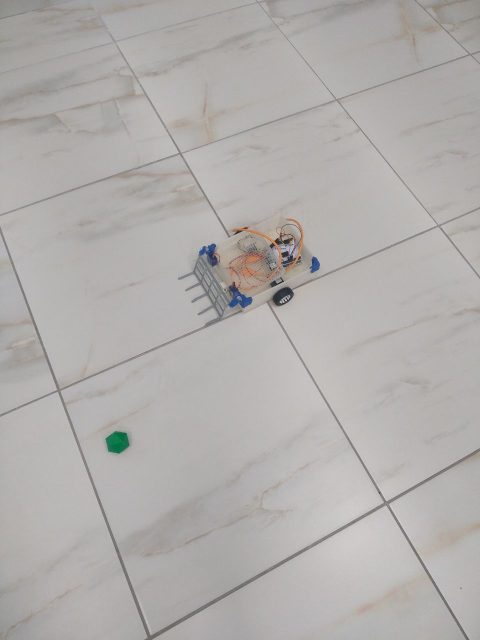
#> input picture image/4.jpg, 960 x 1280 px, given in place of the camera (shown at 1/2 size)
$ python scearcher.py
#> lines starting #> are read from the running program, lines starting #| are printed output that depends on the picture; after the words box and inside, x2 and y2 are one past the last pixel; in counts of white or black regions, pixels touching at a corner belong together
import numpy as np
import cv2
from imutils.video import VideoStream
import sys
from math import sqrt

filename = 'C:/Users/User/Rover-Trasher/image/1.jpg'
corners = []
while True:
    vs = VideoStream(0)
    img = vs.read()
#> img is the input picture: shape (1280, 960, 3); mean B, G, R 171.7, 173.9, 176.7
    hsv = cv2.cvtColor(img, cv2.COLOR_BGR2HSV )
#> hsv: shape (1280, 960, 3); mean H, S, V 26.2, 8.4, 177
    hsv_min = np.array((9, 62, 170), np.uint8)
    hsv_max = np.array((23, 101, 255), np.uint8)
    img = cv2.inRange(hsv, hsv_min, hsv_max)
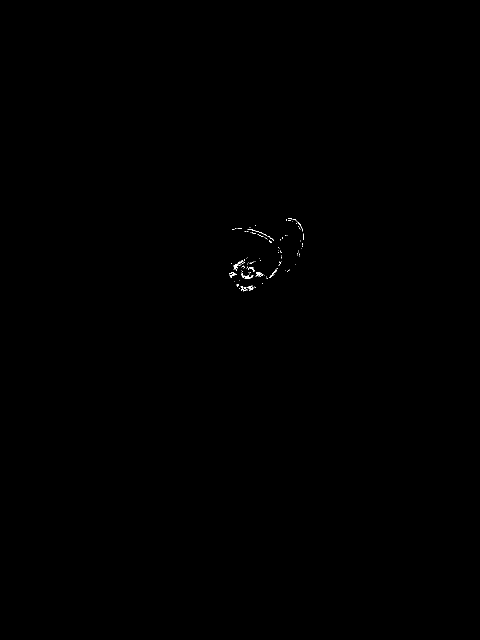
#> img: shape (1280, 960) (shown at 1/2 size); 0.07% white in thin lines or dots, all inside (x1, y1, x2, y2) = (458, 437, 607, 583)
    cv2.imshow('result', img)

    ch = cv2.waitKey(5)
#> (key Esc is pressed here)
    if ch == 27:
        cv2.imwrite(filename, img)
        print("saved")
        break

#img = cv2.imread("./image/1.jpg")
corners = []
def coords_corner(x1, y1, x2, y2, i_left, i_right, j_left, j_right):
    global img
    for i in range(i_left, i_right):
        for j in range(j_left, j_right):
            if int(img[j][i][0]) == 255:
                if i < x1 and j < y1:
                    x1 = i
                    y1 = j
                elif i > x2 and j > y2:
                    x2 = i
                    y2 = j
    corners.append((x1 + abs(x1 - x2), y1 + abs(y1 - y2)))
    img = cv2.line(img, (x1,y1), (x2,y2), (255,0,0), 5)

img = cv2.imread(filename)
#> img: shape (1280, 960, 3); min 0, max 255, mean 0.2
coords_corner(10000, 10000, 0, 0, 0, 320, 0, 240)  # левый верхний
coords_corner(10000, 10000, 0, 0, 320, 640, 0, 240)  # Правый верхний
coords_corner(10000, 10000, 0, 0, 0, 320, 240, 480)  # Левый нижний
#> in coords_corner (call 3), `img = cv2.line(img, (x1,y1), (x2,y2), (255,0,0), 5)`: img: shape (1280, 960, 3); mean B, G, R 2, 0.2, 0.2
coords_corner(10000, 10000, 0, 0, 320, 640, 240, 480)  # правый нижний
#> call 4 of coords_corner, with x1 = 10000, y1 = 10000, x2 = 0, y2 = 0, i_left = 320, i_right = 640, j_left = 240, j_right = 480
#> in coords_corner (call 4), `img = cv2.line(img, (x1,y1), (x2,y2), (255,0,0), 5)`:
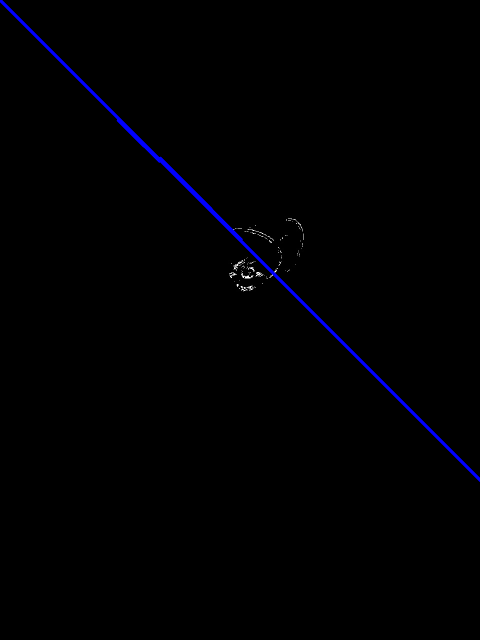
#> img: shape (1280, 960, 3) (shown at 1/2 size); mean B, G, R 2.2, 0.2, 0.2
#img = cv2.line(img, (corners[0][0], corners[0][1]), (corners[2][0], corners[2][1]), (0,0,255), 1)
#img = cv2.line(img, (corners[1][0], corners[1][1]), (corners[3][0], corners[3][1]), (0,0,255), 1)

img = vs.read()
hsv = cv2.cvtColor(img, cv2.COLOR_BGR2HSV )
hsv_min = np.array((35, 83, 76), np.uint8)
hsv_max = np.array((90, 255, 255), np.uint8)
img = cv2.inRange(hsv, hsv_min, hsv_max)
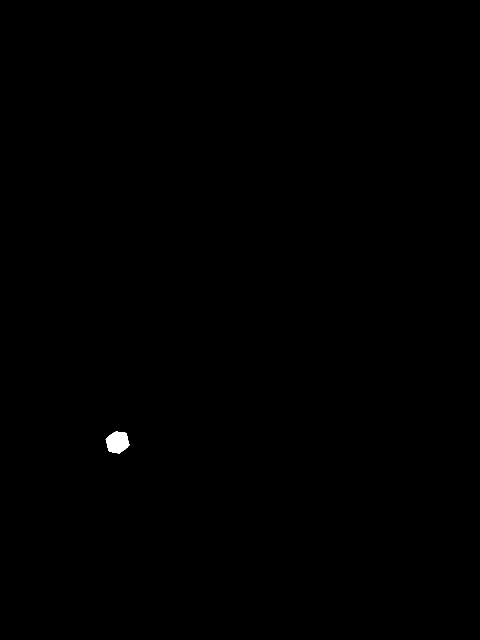
#> img: shape (1280, 960) (shown at 1/2 size); 0.13% white; 1 white region, box (x1, y1, x2, y2) and area: (211, 863, 259, 907) 1557
cv2.imwrite(filename, img)
img = cv2.imread(filename)
#> img: shape (1280, 960, 3); min 0, max 255, mean 0.3


w, h = (4, 5)  # i, j
points = []
line_up = abs(corners[0][0] - corners[1][0]) // w
line_down = abs(corners[2][0] - corners[3][0]) // w
y_lines = [corners[0][1]]
x_up = [corners[0][0] + line_up * i for i in range(w + 1)]
x_down = [corners[2][0] + line_down * i for i in range(w + 1)]
points.append(x_up)
for i in range(w + 1):
    img = cv2.line(img, (x_up[i], corners[0][1]), (x_down[i], corners[2][1]), (0,0,255), 1)
#> this loop made 5 passes
#> pass 1, `img = cv2.line(img, (x_up[i], corners[0][1]), (x_down[i], corners[2][1..`:
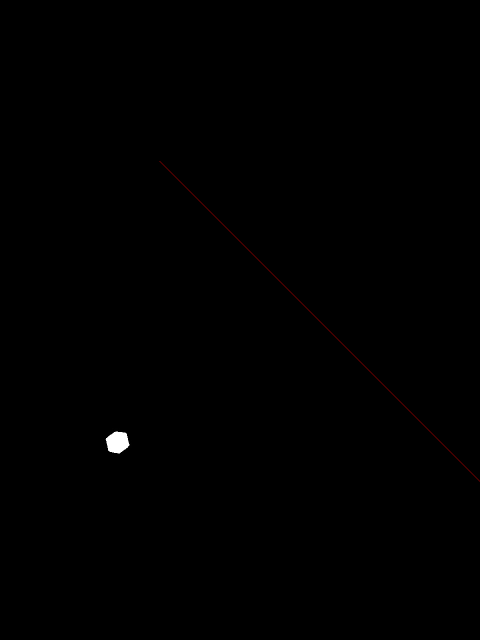
#> img: shape (1280, 960, 3) (shown at 1/2 size); mean B, G, R 0.3, 0.3, 0.5
#> pass 2, `img = cv2.line(img, (x_up[i], corners[0][1]), (x_down[i], corners[2][1..`:
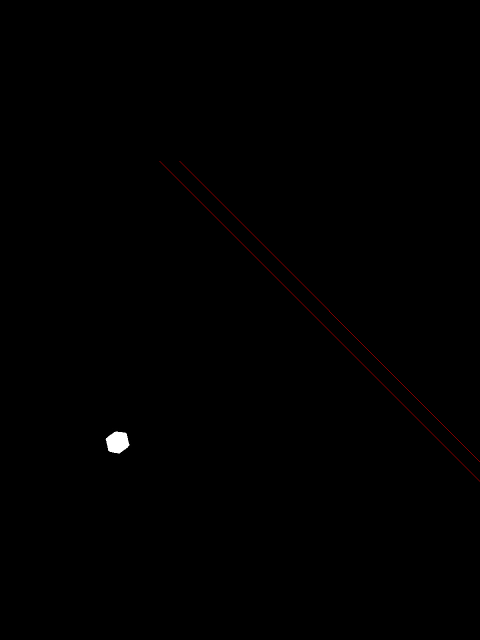
#> img: shape (1280, 960, 3) (shown at 1/2 size); 0.05% of pixels changed, all inside (x1, y1, x2, y2) = (359, 322, 960, 924)
#> pass 3, `img = cv2.line(img, (x_up[i], corners[0][1]), (x_down[i], corners[2][1..`:
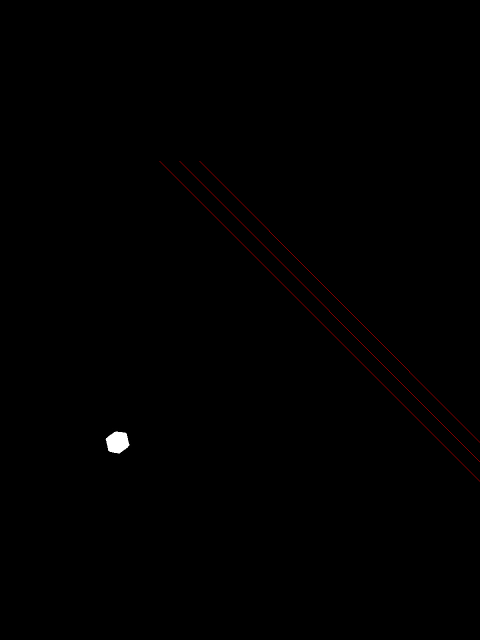
#> img: shape (1280, 960, 3) (shown at 1/2 size); 0.05% of pixels changed, all inside (x1, y1, x2, y2) = (399, 322, 960, 885)
#> after the loop:
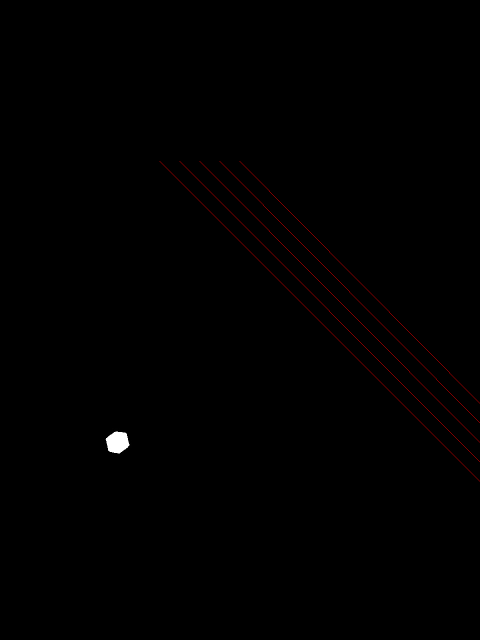
#> img: shape (1280, 960, 3) (shown at 1/2 size); 0.08% of pixels changed, all inside (x1, y1, x2, y2) = (439, 322, 960, 846)
    #f.write(" ".join(map(str, x_center)) + "\n")
age = 20
age_dict = {0: 30, 1: 45, 2: 45, 3: 50}
for i in range(h - 1):
    a = []
    for j in range(w + 1):
        Rab = sqrt((x_down[j] - x_up[j]) ** 2 + (corners[2][1] - corners[0][1]) ** 2)
        k = age / Rab
        Xc = int(x_up[j] + (x_down[j] - x_up[j]) * k)
        a.append(Xc)
        Yc = int(corners[0][1] + (corners[2][1] - corners[0][1]) * k)
    points.append(a)
    y_lines.append(Yc)
    age += age_dict[i] ############################ Откалибровать значение длины
    img = cv2.line(img, (a[0], Yc), (a[-1], Yc), (0,0,255), 1)
#> after the loop, age = 190; points = [[20000, 20000, 20000, 20000, 20000], [19985, 19985, 19985, 19985, 19985], [19964, 19964, 19964, 19964, 19964], [19932, 19932, 19932, 19933, 19933], [19900, 19901, 19901, 19901, 19901]]; y_lines = [20000, 19985, 19964, 19932, 19900]

cv2.imshow("image", img)
pole = img
cv2.waitKey(0)
cv2.destroyAllWindows()
points.append(x_down)
y_lines.append(corners[3][1])
y_lines = sorted(list(set(y_lines)))
#> y_lines = [479, 19900, 19932, 19964, 19985, 20000]
print(*points, sep="\n")
#| [20000, 20000, 20000, 20000, 20000]
#| [19985, 19985, 19985, 19985, 19985]
#| [19964, 19964, 19964, 19964, 19964]
#| [19932, 19932, 19932, 19933, 19933]
#| [19900, 19901, 19901, 19901, 19901]
#| [319, 359, 399, 439, 479]
print(y_lines, 'Y')
#| [479, 19900, 19932, 19964, 19985, 20000] Y
while True:
    img2 = pole[:]
    vs = VideoStream(0)
    img = vs.read()
    cv2.imwrite(filename, img)
    img = cv2.imread(filename)
    hsv = cv2.cvtColor(img, cv2.COLOR_BGR2HSV )
#> hsv: shape (1280, 960, 3); mean H, S, V 26.2, 8.4, 177
    hsv_min = np.array((35, 83, 76), np.uint8)
    hsv_max = np.array((90, 255, 255), np.uint8)
    img = cv2.inRange(hsv, hsv_min, hsv_max)
    for i in range(w + 1):
        for j in range(h - 1):
            print(i, j)
            x1 = points[i][j]
            x2 = points[i + 1][j + 1]
            sqr = img
            print(x1, x2, y_lines[i], y_lines[i + 1])
            sqr = sqr[y_lines[i]:y_lines[i + 1], x1:x2]
#> (the run stopped early here; a loop or call above may not have finished)

$ run again, on image/5.jpg
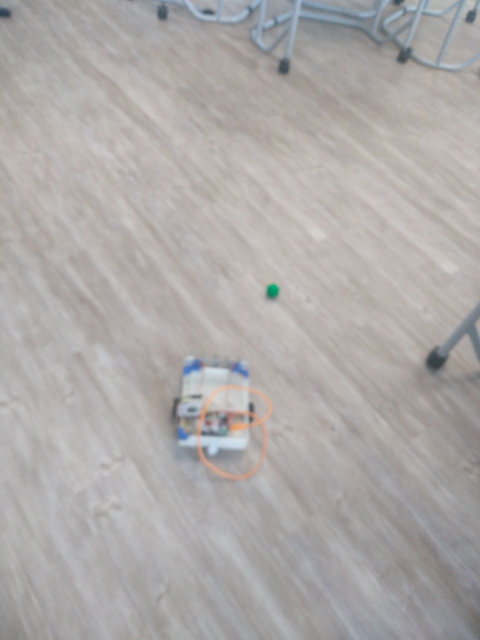
#> input picture image/5.jpg, 960 x 1280 px, given in place of the camera (shown at 1/2 size)
#> img is the input picture: shape (1280, 960, 3); mean B, G, R 168.4, 169.7, 173.6
#> `img = cv2.inRange(hsv, hsv_min, hsv_max)`:
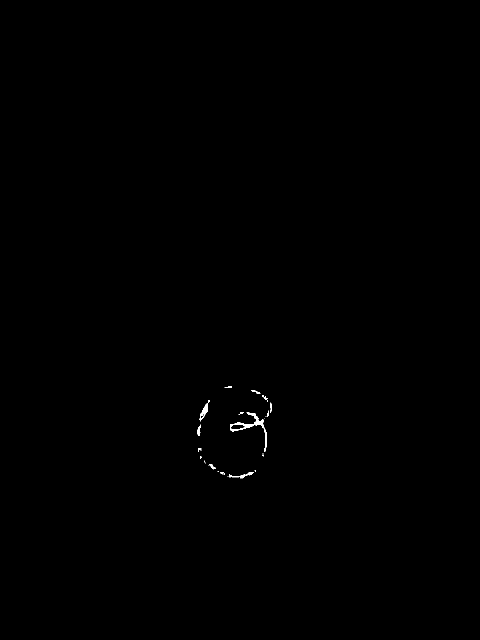
#> img: shape (1280, 960) (shown at 1/2 size); 0.13% white; 32 white regions (18 under 20 px), largest, box (x1, y1, x2, y2) and area: (460, 824, 533, 903) 718, (399, 800, 420, 843) 253, (479, 944, 507, 957) 118
#> in coords_corner (call 4), `img = cv2.line(img, (x1,y1), (x2,y2), (255,0,0), 5)`:
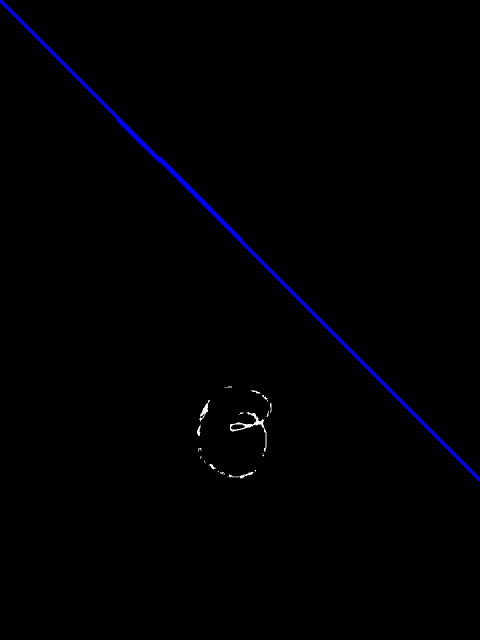
#> img: shape (1280, 960, 3) (shown at 1/2 size); mean B, G, R 2.3, 0.3, 0.3
#> after the loop `for i in range(h - 1):`: age = 190; points = [[20000, 20000, 20000, 20000, 20000], [19985, 19985, 19985, 19985, 19985], [19964, 19964, 19964, 19964, 19964], [19932, 19932, 19932, 19933, 19933], [19900, 19901, 19901, 19901, 19901]]; y_lines = [20000, 19985, 19964, 19932, 19900]
#> `y_lines = sorted(list(set(y_lines)))`: y_lines = [479, 19900, 19932, 19964, 19985, 20000]
#| [20000, 20000, 20000, 20000, 20000]
#| [19985, 19985, 19985, 19985, 19985]
#| [19964, 19964, 19964, 19964, 19964]
#| [19932, 19932, 19932, 19933, 19933]
#| [19900, 19901, 19901, 19901, 19901]
#| [319, 359, 399, 439, 479]
#| [479, 19900, 19932, 19964, 19985, 20000] Y

$ run again, on image/6.jpg
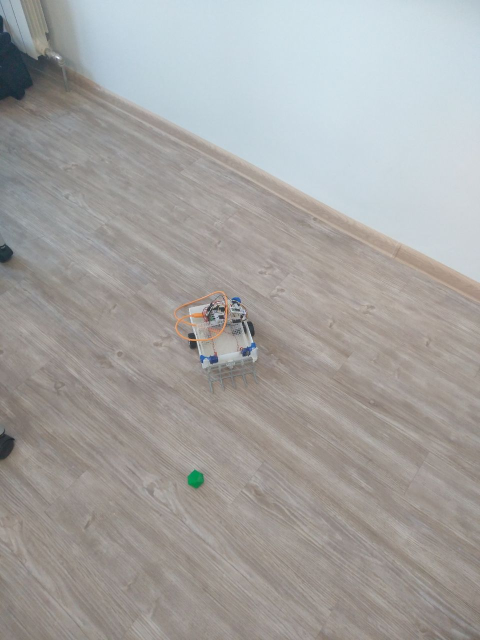
#> input picture image/6.jpg, 960 x 1280 px, given in place of the camera (shown at 1/2 size)
#> img is the input picture: shape (1280, 960, 3); mean B, G, R 161.2, 163.2, 164.7
#> `img = cv2.inRange(hsv, hsv_min, hsv_max)`:
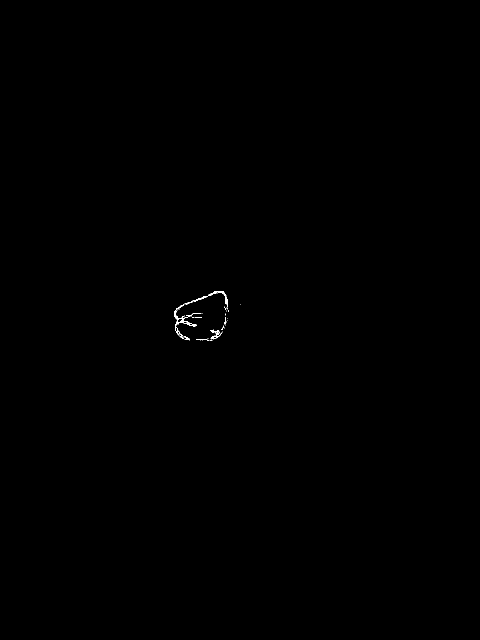
#> img: shape (1280, 960) (shown at 1/2 size); 0.09% white in thin lines or dots, all inside (x1, y1, x2, y2) = (348, 582, 482, 682)
#> in coords_corner (call 4), `img = cv2.line(img, (x1,y1), (x2,y2), (255,0,0), 5)`:
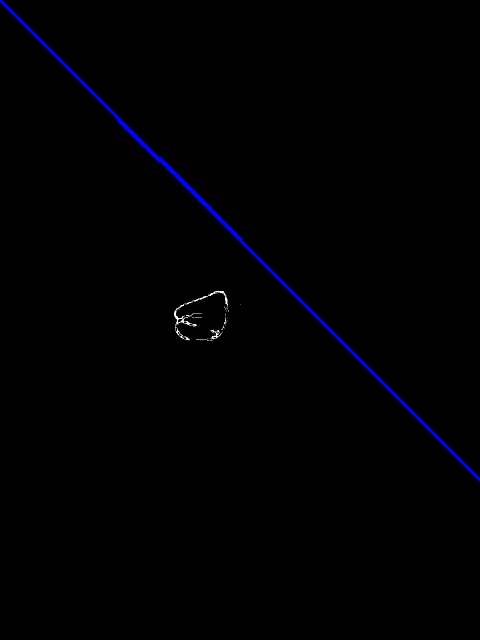
#> img: shape (1280, 960, 3) (shown at 1/2 size); mean B, G, R 2.2, 0.2, 0.2
#> after the loop `for i in range(h - 1):`: age = 190; points = [[20000, 20000, 20000, 20000, 20000], [19985, 19985, 19985, 19985, 19985], [19964, 19964, 19964, 19964, 19964], [19932, 19932, 19932, 19933, 19933], [19900, 19901, 19901, 19901, 19901]]; y_lines = [20000, 19985, 19964, 19932, 19900]
#> `y_lines = sorted(list(set(y_lines)))`: y_lines = [479, 19900, 19932, 19964, 19985, 20000]
#| [20000, 20000, 20000, 20000, 20000]
#| [19985, 19985, 19985, 19985, 19985]
#| [19964, 19964, 19964, 19964, 19964]
#| [19932, 19932, 19932, 19933, 19933]
#| [19900, 19901, 19901, 19901, 19901]
#| [319, 359, 399, 439, 479]
#| [479, 19900, 19932, 19964, 19985, 20000] Y

$ run again, on image/7.jpg
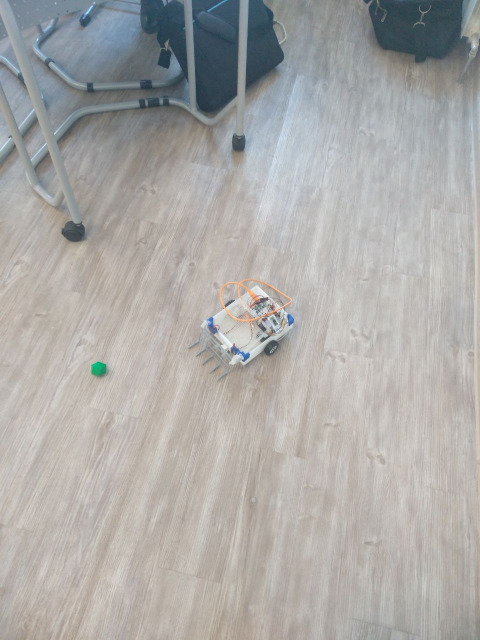
#> input picture image/7.jpg, 960 x 1280 px, given in place of the camera (shown at 1/2 size)
#> img is the input picture: shape (1280, 960, 3); mean B, G, R 167.6, 169.6, 171.1
#> in coords_corner (call 4), `img = cv2.line(img, (x1,y1), (x2,y2), (255,0,0), 5)`:
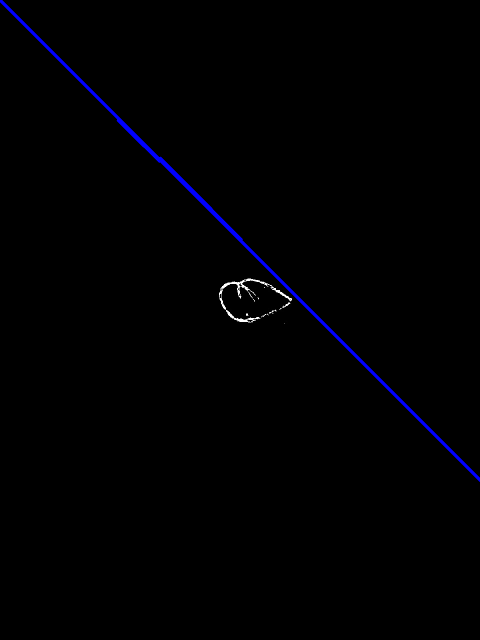
#> img: shape (1280, 960, 3) (shown at 1/2 size); mean B, G, R 2.3, 0.3, 0.3
#> after the loop `for i in range(h - 1):`: age = 190; points = [[20000, 20000, 20000, 20000, 20000], [19985, 19985, 19985, 19985, 19985], [19964, 19964, 19964, 19964, 19964], [19932, 19932, 19932, 19933, 19933], [19900, 19901, 19901, 19901, 19901]]; y_lines = [20000, 19985, 19964, 19932, 19900]
#> `y_lines = sorted(list(set(y_lines)))`: y_lines = [479, 19900, 19932, 19964, 19985, 20000]
#| [20000, 20000, 20000, 20000, 20000]
#| [19985, 19985, 19985, 19985, 19985]
#| [19964, 19964, 19964, 19964, 19964]
#| [19932, 19932, 19932, 19933, 19933]
#| [19900, 19901, 19901, 19901, 19901]
#| [319, 359, 399, 439, 479]
#| [479, 19900, 19932, 19964, 19985, 20000] Y
